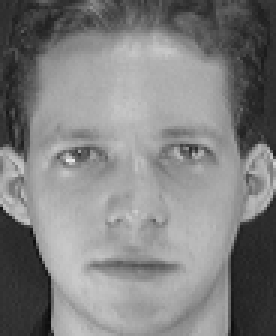
#> input picture face_database/s1/1.pgm, 92 x 112 px (shown 3 times larger)
$ python run_camera.py
#> lines starting #> are read from the running program, lines starting #| are printed output that depends on the picture; after the words box and inside, x2 and y2 are one past the last pixel; in counts of white or black regions, pixels touching at a corner belong together
### camera_capture.py
import os
import cv2
import numpy as np
import time
from eigenface import train_eigenfaces

def load_image(folder_path):
    """Charge les images de la base de données"""
#> called with folder_path = './face_database'
    images = []
    person = []
    img_shape = None

    person_folders = sorted([d for d in os.listdir(folder_path)
                            if os.path.isdir(os.path.join(folder_path, d))])

    for person_image in person_folders:
        person_path = os.path.join(folder_path, person_image)

        for image_name in sorted(os.listdir(person_path)):
            image_path = os.path.join(person_path, image_name)
            if not image_name.lower().endswith(('.pgm', '.jpg', '.png')):
                continue

            img = cv2.imread(image_path, 0)
#> img is the input picture: shape (112, 92); min 11, max 234, mean 128.3

            if img is None:
                continue
            if img_shape is None:
                img_shape = img.shape
#> img_shape = (112, 92)

            img_flat = img.flatten()
#> img_flat = 10304 values, max 234 at index 4898, min 11 at index 9676, mean 128.3
            images.append(img_flat)
            person.append(person_image)

    images = np.array(images, dtype=np.float32)
    person = np.array(person)

    return images, person, img_shape

def get_weights(data, mean_face, eigenfaces):
    """Calcule la signature (poids) des images"""
    data_centered = data - mean_face
    weights = np.dot(data_centered, eigenfaces)
    return weights

def predict_face(test_image, mean_face, eigenfaces, train_weights, train_labels, threshold=5000):
    """Prédit le visage d'une image de test avec un seuil"""
    test_image_flat = test_image.flatten().astype(np.float32)
    test_image_centered = test_image_flat - mean_face
    test_weight = np.dot(test_image_centered.reshape(1, -1), eigenfaces)

    distances = np.linalg.norm(train_weights - test_weight, axis=1)

    min_dist_index = np.argmin(distances)
    min_dist = distances[min_dist_index]
    predicted_label = train_labels[min_dist_index]

    # Si la distance est trop grande, c'est un visage inconnu
    if min_dist > threshold:
        return "INCONNU", min_dist

    return predicted_label, min_dist

def run_face_recognition_camera(dataset_path="./face_database", n_components=50, threshold=5000):
    """Lance la reconnaissance faciale en temps réel sur la caméra"""

    print(" Chargement de la base de données...")
    try:
        images, labels, img_shape = load_image(dataset_path)
        print(f"✓ {len(images)} images chargées")
        print(f"✓ Dimensions des visages: {img_shape}")
    except Exception as e:
        print(f" Erreur lors du chargement: {e}")
        return

    print(f" Entraînement des Eigenfaces (n_components={n_components})...")
    try:
        mean_face, eigenfaces, _ = train_eigenfaces(images, n_components=n_components)
#| Entraînement terminé ! Nous avons 4 Eigenfaces.
        train_weights = get_weights(images, mean_face, eigenfaces)
        print("✓ Modèle entraîné avec succès!")
    except Exception as e:
        print(f" Erreur lors de l'entraînement: {e}")
        return

    print(" Initialisation de la caméra...")
    cap = cv2.VideoCapture(0)

    if not cap.isOpened():
        print(" Impossible d'ouvrir la caméra!")
        return

    # Charger le classificateur en cascade pour la détection de visages
    face_cascade = cv2.CascadeClassifier(
        cv2.data.haarcascades + 'haarcascade_frontalface_default.xml'
    )

    print("✓ Caméra prête!")
    print("Appuyez sur 'q' pour quitter")
    print("-" * 50)

    frame_count = 0
    start_time = time.time()
    fps = 0
    recognized_count = 0
    unknown_count = 0

    while True:
        ret, frame = cap.read()
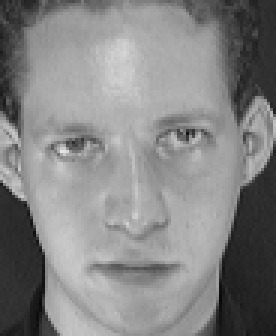
#> input picture face_database/s1/3.pgm, 92 x 112 px, given in place of the camera (shown 3 times larger)
#> frame is the input picture: shape (112, 92, 3); min 7, max 232, mean 132.6

        if not ret:
            print(" Erreur lors de la lecture du flux vidéo")
            break

        # Calculer les FPS
        frame_count += 1
        elapsed = time.time() - start_time
        if elapsed > 0.5:
            fps = frame_count / elapsed
            frame_count = 0
            start_time = time.time()

        gray = cv2.cvtColor(frame, cv2.COLOR_BGR2GRAY)
        faces = face_cascade.detectMultiScale(gray, 1.3, 5)
#> faces = [[3, 15, 86, 86]]

        # Afficher les informations
        cv2.putText(frame, f"FPS: {fps:.1f}", (10, 30),
                   cv2.FONT_HERSHEY_SIMPLEX, 0.7, (200, 200, 0), 2)
        cv2.putText(frame, f"Visages detectes: {len(faces)}", (10, 60),
                   cv2.FONT_HERSHEY_SIMPLEX, 0.7, (0, 255, 0), 2)
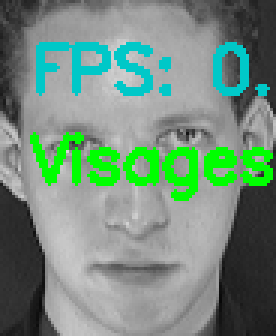
#> frame: shape (112, 92, 3) (shown 3 times larger); mean B, G, R 125.1, 141.6, 115.4

        frame_recognized_this = 0
        frame_unknown_this = 0

        for (x, y, w, h) in faces:

            roi_gray = gray[y:y+h, x:x+w]

            roi_resized = cv2.resize(roi_gray, (img_shape[1], img_shape[0]))

            # Prédire
            try:
                label, dist = predict_face(roi_resized, mean_face, eigenfaces,
                                         train_weights, labels, threshold=threshold)

                #  Déterminer la couleur en fonction du résultat
                if label == "INCONNU":
                    color = (0, 0, 255)
                    display_text = f"INCONNU (dist: {dist:.1f})"
                    frame_unknown_this += 1
                    unknown_count += 1
                else:
                    color = (0, 255, 0)
                    display_text = f"{label} (dist: {dist:.1f})"
                    frame_recognized_this += 1
                    recognized_count += 1

                # Dessiner le rectangle et le label
                cv2.rectangle(frame, (x, y), (x+w, y+h), color, 2)
                cv2.putText(frame, display_text, (x, y-10),
                           cv2.FONT_HERSHEY_SIMPLEX, 0.8, color, 2)

            except Exception as e:
                print(f"Erreur lors de la prédiction: {e}")
                cv2.rectangle(frame, (x, y), (x+w, y+h), (0, 0, 255), 2)
                cv2.putText(frame, "ERREUR", (x, y-10),
                           cv2.FONT_HERSHEY_SIMPLEX, 0.8, (0, 0, 255), 2)
#> this loop made 1 pass
#> (x, y, w, h, color, frame_recognized_this, recognized_count) on pass 1: (3, 15, 86, 86, (0, 255, 0), 1, 1)
#> pass 1, in run_face_recognition_camera, `roi_gray = gray[y:y+h, x:x+w]`:
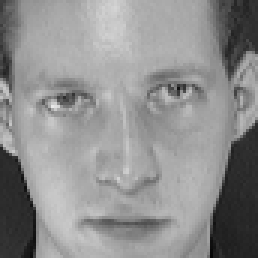
#> roi_gray: shape (86, 86) (shown 3 times larger); min 7, max 232, mean 143
#> pass 1, in run_face_recognition_camera, `roi_resized = cv2.resize(roi_gray, (img_shape[1], img_shape[0]))`:
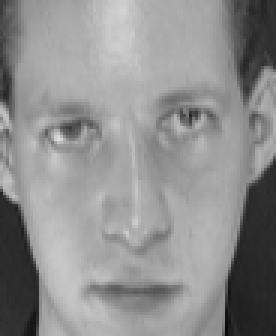
#> roi_resized: shape (112, 92) (shown 3 times larger); min 9, max 219, mean 142.8
#> after the loop:
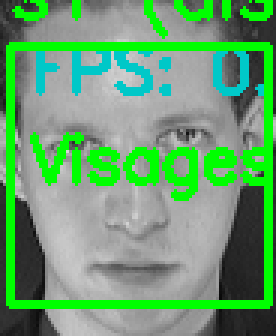
#> frame: shape (112, 92, 3) (shown 3 times larger); 11.93% of pixels changed, all inside (x1, y1, x2, y2) = (2, 0, 91, 103)

        # Afficher les statistiques
        if frame_recognized_this > 0:
            cv2.putText(frame, f"Reconnus: {frame_recognized_this}", (10, 90),
                       cv2.FONT_HERSHEY_SIMPLEX, 0.6, (0, 255, 0), 1)
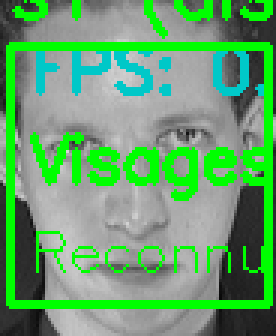
#> frame: shape (112, 92, 3) (shown 3 times larger); 1.72% of pixels changed, all inside (x1, y1, x2, y2) = (12, 77, 88, 91)
        if frame_unknown_this > 0:
            cv2.putText(frame, f"Inconnus: {frame_unknown_this}", (10, 115),
                       cv2.FONT_HERSHEY_SIMPLEX, 0.6, (0, 0, 255), 1)

        # Afficher les instructions
        cv2.putText(frame, "Appuyez sur 'q' pour quitter", (10, frame.shape[0]-10),
                   cv2.FONT_HERSHEY_SIMPLEX, 0.5, (200, 200, 200), 1)
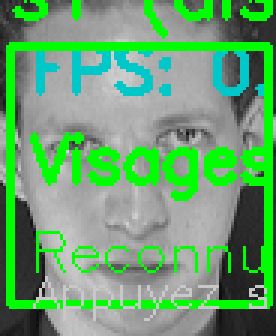
#> frame: shape (112, 92, 3) (shown 3 times larger); 1.76% of pixels changed, all inside (x1, y1, x2, y2) = (11, 92, 89, 107)

        cv2.imshow('Reconnaissance Faciale en Temps Reel', frame)

        key = cv2.waitKey(1) & 0xFF
#> (key q is pressed here)
        if key == ord('q'):
            print("\n✓ Fermeture de l'application...")
            break

    cap.release()
    cv2.destroyAllWindows()

    # Afficher les statistiques finales
    if recognized_count + unknown_count > 0:
        total = recognized_count + unknown_count
        print(f"\n Statistiques:")
        print(f"   Visages reconnus: {recognized_count}")
        print(f"   Visages inconnus: {unknown_count}")
        print(f"   Total: {total}")
        recognition_rate = (recognized_count / total) * 100
        print(f"   Taux de reconnaissance: {recognition_rate:.1f}%")

    print(" Terminé!")

# [7 lines that do not run on import are left out]

### eigenface.py
import numpy as np

def train_eigenfaces(X, n_components=50):

    print("1. Calcul du visage moyen...")
    mean_face = np.mean(X, axis=0)

    print("2. Centrage des données (Soustraction de la moyenne)...")
    A = X - mean_face

    print("3. Calcul de la Matrice de Covariance (L'astuce !)...")
    C_small = np.dot(A, A.T)

    print("4. Calcul des Valeurs Propres et Vecteurs Propres...")
    eigenvalues, eigenvectors_small = np.linalg.eigh(C_small)

    sorted_index = np.argsort(eigenvalues)[::-1]
    eigenvalues = eigenvalues[sorted_index]
    eigenvectors_small = eigenvectors_small[:, sorted_index]

    eigenvalues = eigenvalues[:n_components]
    eigenvectors_small = eigenvectors_small[:, :n_components]

    print(f"5. Récupération des 'Vrais' Vecteurs Propres (Eigenfaces)...")
    eigenfaces = np.dot(A.T, eigenvectors_small)

    print("6. Normalisation des Eigenfaces...")
    for i in range(eigenfaces.shape[1]):
        eigenfaces[:, i] = eigenfaces[:, i] / np.linalg.norm(eigenfaces[:, i])

    print(f"Entraînement terminé ! Nous avons {eigenfaces.shape[1]} Eigenfaces.")

    return mean_face, eigenfaces, A

### run_camera.py
#!/usr/bin/env python3
"""
Script d'exemple: Reconnaissance Faciale en Temps Réel
Lance directement la reconnaissance faciale sans passer par le menu
"""

from camera_capture import run_face_recognition_camera

if __name__ == "__main__":
    print("=" * 60)
    print("  RECONNAISSANCE FACIALE EN TEMPS RÉEL")
    print("=" * 60)
    print("\nDémarrage de la caméra...")
    print("Appuyez sur 'q' pour quitter\n")

    run_face_recognition_camera(
        dataset_path="./face_database",
        n_components=50,
        threshold=5000
    )

    print("\n✓ Application fermée")
